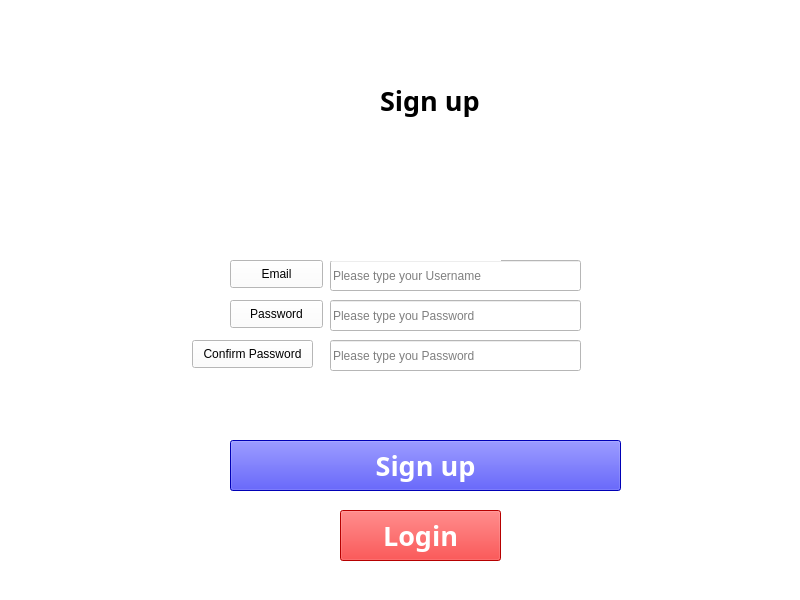
<?xml version="1.0" encoding="UTF-8"?>
<ui version="4.0">
 <class>MainWindow</class>
 <widget class="QMainWindow" name="MainWindow">
  <property name="geometry">
   <rect>
    <x>0</x>
    <y>0</y>
    <width>800</width>
    <height>600</height>
   </rect>
  </property>
  <property name="windowTitle">
   <string>MainWindow</string>
  </property>
  <property name="styleSheet">
   <string notr="true">background:white;</string>
  </property>
  <widget class="QWidget" name="centralwidget">
   <widget class="QLineEdit" name="txtEmail">
    <property name="geometry">
     <rect>
      <x>330</x>
      <y>260</y>
      <width>251</width>
      <height>31</height>
     </rect>
    </property>
    <property name="text">
     <string/>
    </property>
    <property name="placeholderText">
     <string>Please type your Username</string>
    </property>
   </widget>
   <widget class="QLineEdit" name="txtpassword">
    <property name="geometry">
     <rect>
      <x>330</x>
      <y>300</y>
      <width>251</width>
      <height>31</height>
     </rect>
    </property>
    <property name="echoMode">
     <enum>QLineEdit::Password</enum>
    </property>
    <property name="placeholderText">
     <string>Please type you Password</string>
    </property>
   </widget>
   <widget class="QPushButton" name="btnsignup">
    <property name="geometry">
     <rect>
      <x>230</x>
      <y>440</y>
      <width>391</width>
      <height>51</height>
     </rect>
    </property>
    <property name="font">
     <font>
      <family>VNI-Avo</family>
      <pointsize>20</pointsize>
      <weight>75</weight>
      <bold>true</bold>
     </font>
    </property>
    <property name="styleSheet">
     <string notr="true">background:blue;color:white;</string>
    </property>
    <property name="text">
     <string>Sign up</string>
    </property>
   </widget>
   <widget class="QLabel" name="label">
    <property name="geometry">
     <rect>
      <x>380</x>
      <y>70</y>
      <width>131</width>
      <height>61</height>
     </rect>
    </property>
    <property name="font">
     <font>
      <family>VNI-Avo</family>
      <pointsize>20</pointsize>
      <weight>75</weight>
      <bold>true</bold>
     </font>
    </property>
    <property name="text">
     <string>Sign up</string>
    </property>
   </widget>
   <widget class="QPushButton" name="pushButton_2">
    <property name="geometry">
     <rect>
      <x>230</x>
      <y>260</y>
      <width>93</width>
      <height>28</height>
     </rect>
    </property>
    <property name="text">
     <string>Email</string>
    </property>
    <property name="icon">
     <iconset>
      <normaloff>../../../Downloads/11185794_user_person_profile_avatar_people_icon.png</normaloff>../../../Downloads/11185794_user_person_profile_avatar_people_icon.png</iconset>
    </property>
   </widget>
   <widget class="QPushButton" name="pushButton_3">
    <property name="geometry">
     <rect>
      <x>230</x>
      <y>300</y>
      <width>93</width>
      <height>28</height>
     </rect>
    </property>
    <property name="text">
     <string>Password</string>
    </property>
    <property name="icon">
     <iconset>
      <normaloff>../../../Downloads/115716_lock_unlock_password_secure_security_icon.png</normaloff>../../../Downloads/115716_lock_unlock_password_secure_security_icon.png</iconset>
    </property>
   </widget>
   <widget class="QLabel" name="label_2">
    <property name="geometry">
     <rect>
      <x>330</x>
      <y>130</y>
      <width>171</width>
      <height>131</height>
     </rect>
    </property>
    <property name="text">
     <string/>
    </property>
    <property name="pixmap">
     <pixmap>../../../Downloads/7606782_work from home_stay_home_online_working_icon.png</pixmap>
    </property>
    <property name="scaledContents">
     <bool>true</bool>
    </property>
   </widget>
   <widget class="QLineEdit" name="txtcomfirmpassword">
    <property name="geometry">
     <rect>
      <x>330</x>
      <y>340</y>
      <width>251</width>
      <height>31</height>
     </rect>
    </property>
    <property name="echoMode">
     <enum>QLineEdit::Password</enum>
    </property>
    <property name="placeholderText">
     <string>Please type you Password</string>
    </property>
   </widget>
   <widget class="QPushButton" name="pushButton_4">
    <property name="geometry">
     <rect>
      <x>192</x>
      <y>340</y>
      <width>121</width>
      <height>28</height>
     </rect>
    </property>
    <property name="text">
     <string>Confirm Password</string>
    </property>
    <property name="icon">
     <iconset>
      <normaloff>../../../Downloads/115716_lock_unlock_password_secure_security_icon.png</normaloff>../../../Downloads/115716_lock_unlock_password_secure_security_icon.png</iconset>
    </property>
   </widget>
   <widget class="QPushButton" name="btnLogin">
    <property name="geometry">
     <rect>
      <x>340</x>
      <y>510</y>
      <width>161</width>
      <height>51</height>
     </rect>
    </property>
    <property name="font">
     <font>
      <family>VNI-Avo</family>
      <pointsize>20</pointsize>
      <weight>75</weight>
      <bold>true</bold>
     </font>
    </property>
    <property name="styleSheet">
     <string notr="true">background:red;color:white;</string>
    </property>
    <property name="text">
     <string>Login</string>
    </property>
   </widget>
  </widget>
  <widget class="QStatusBar" name="statusbar"/>
 </widget>
 <resources/>
 <connections/>
</ui>
